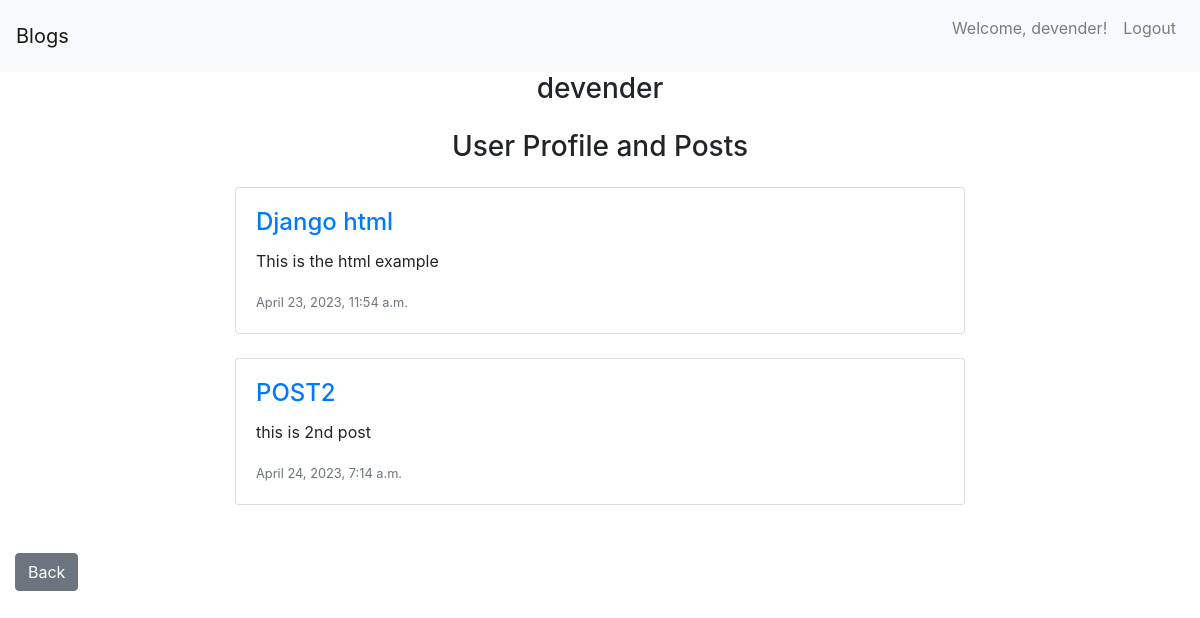
The page /viewProfile/devender/ on the database its author committed.
### myblogapp/post.py (models this page shows)
class Post(models.Model):
    title = models.CharField(max_length=200)
    content = models.TextField()
    author = models.ForeignKey(User, on_delete=models.CASCADE)
    created_date = models.DateTimeField(auto_now_add=True)
    updated_date = models.DateTimeField(auto_now=True)

### myblogapp/profileView.py (the view)
# urls.py: path('viewProfile/<str:username>/', profile_view, name='profile_view'),
def profile_view(request, username):
    user = User.objects.get(username=username)
    posts = Post.objects.filter(author=user)
    context = {
        'user': user,
        'posts': posts,
    }
    return render(request, 'profile.html', context)

### myblogapp/templates/profile.html
{% extends 'base.html' %}
{% block content %}
    {% if posts %}
        <div class="container">
            <div class="row justify-content-center">
                <div class="col-md-8">
                    <h3 class="text-center mb-4">{{ user.username }}</h3>
                    <h3 class="text-center mb-4">User Profile and Posts</h3>
                    {% for post in posts %}
                        <div class="card mb-4">
                            <div class="card-body">
                                <h4 class="card-title"><a href="{% url 'postcommentedListView' post.pk %}">{{ post.title }}</a></h4>
                                <p class="card-text">{{ post.content }}</p>
                                <p class="card-text"><small class="text-muted">{{ post.created_date }}</small></p>
                            </div>
                        </div>
                    {% empty %}
                        <p>No posts yet.</p>
                    {% endfor %}
                </div>
            </div>
        </div>
    {% else %}
        <p>No profile found.</p>
    {% endif %}
    <br>
    <a href="{% url 'postListView' %}" class="btn btn-secondary">Back</a>
{% endblock %}

### myblogapp/templates/base.html (shortened to what this page needs)
<!DOCTYPE html>
<html lang="en">
<head>
    <link rel="stylesheet" href="https://maxcdn.bootstrapcdn.com/bootstrap/4.0.0/css/bootstrap.min.css">
</head>
<body>
    <nav class="navbar navbar-expand-lg navbar-light bg-light">
        <a class="navbar-brand" href="#">Blogs</a>
        <div class="collapse navbar-collapse" id="navbarNav">
            <ul class="navbar-nav ml-auto">
                {% if user.is_authenticated %}
                    <li class="nav-item">
                        <p class="nav-link">Welcome, {{ user.username }}!</p>
                    </li>
                    <li class="nav-item">
                        <a class="nav-link" href="{% url 'logout' %}">Logout</a>
                    </li>
                {% endif %}
            </ul>
        </div>
    </nav>
    <div class="container-fluid">
        {% block content %}
        {% endblock %}
    </div>
</body>
</html>

### rows shown on the page
Post: title "Django html", content "This is the html example", created_date "April 23, 2023, 11:54 a.m."
Post: title "POST2", content "this is 2nd post", created_date "April 24, 2023, 7:14 a.m."

### other values the page prints
{{ user.username }} "devender"
